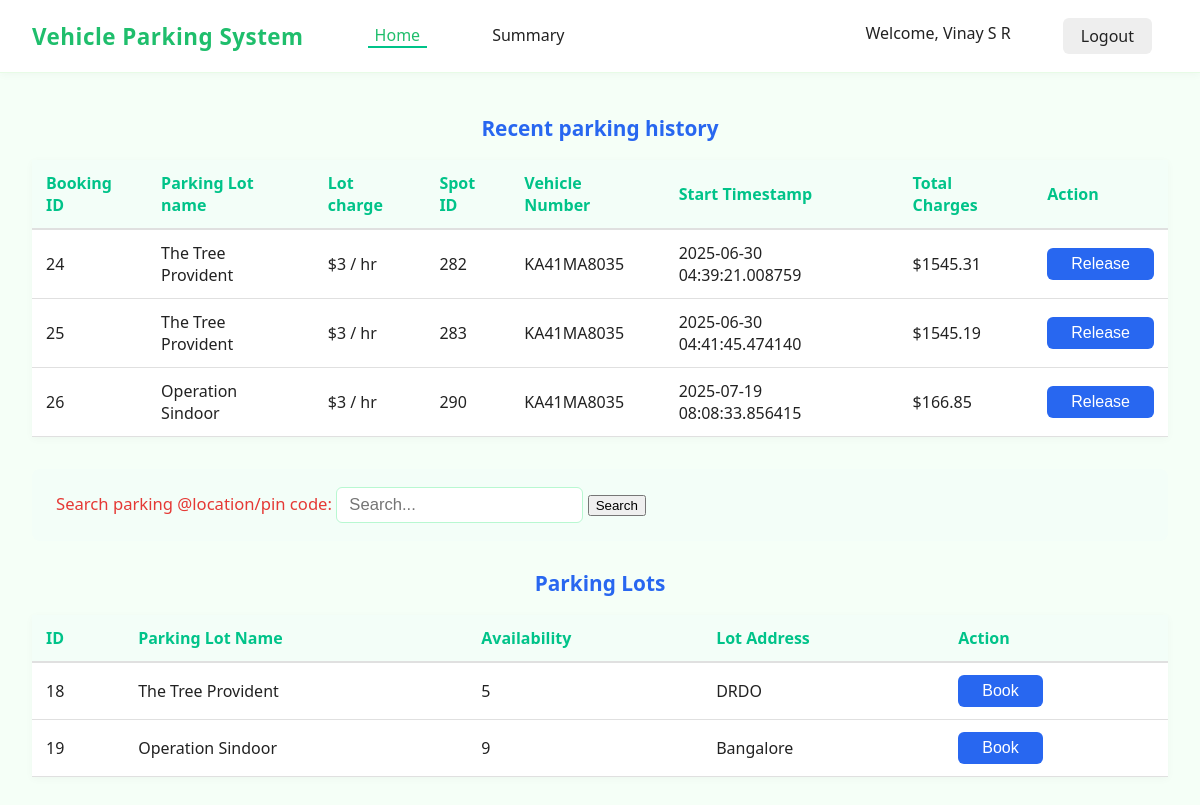
/dashboard/user/6 (signed in), run on the app's committed database.
### models/models.py (models this page shows)
class User(db.Model,UserMixin):
    __tablename__ = 'user'
    id = db.Column(db.Integer, primary_key=True, autoincrement=True)
    email = db.Column(db.Text, unique=True, nullable=False)
    password = db.Column(db.Text, nullable=False)
    full_name = db.Column(db.Text, nullable=False)
    address = db.Column(db.Text, nullable=False)
    pincode = db.Column(db.Text, nullable=False)
    vehicle_number = db.Column(db.Text,nullable=True)
    is_admin=db.Column(db.Text,default="user")

class Parking_lot(db.Model):
    __tablename__='parking_lot'
    lot_id=db.Column(db.Integer,primary_key=True,autoincrement=True)
    owner_id = db.Column(db.Integer, db.ForeignKey('user.id', ondelete='CASCADE'))
    lot_name= db.Column(db.Text,nullable=False,unique=True)
    lot_address=db.Column(db.Text,nullable=False)
    lot_spot_count=db.Column(db.Integer,nullable=False)
    lot_price_per_hour=db.Column(db.Integer,nullable=False)
    owner = db.relationship('User', backref=db.backref('parking_lots', passive_deletes=True))
    spots = db.relationship('Parking_spot', backref='lot', cascade="all, delete", passive_deletes=True)
    bookings = db.relationship('Bookings', back_populates='lot', cascade="all, delete", passive_deletes=True)

class Bookings(db.Model):
    __tablename__ = 'bookings'
    booking_id = db.Column(db.Integer, primary_key=True, autoincrement=True)
    spot_id = db.Column(db.Integer, db.ForeignKey('parking_spot.id'), nullable=False)
    lot_id = db.Column(db.Integer, db.ForeignKey('parking_lot.lot_id'), nullable=False)
    user_id = db.Column(db.Integer, db.ForeignKey('user.id'), nullable=False)
    vehicle_number = db.Column(db.String(20),  db.ForeignKey('user.vehicle_number'), nullable=False)
    start_time = db.Column(db.String, default=datetime.utcnow)
    end_time = db.Column(db.String)
    current_status=db.Column(db.Text)
    spot = db.relationship('Parking_spot', backref='bookings')
    lot = db.relationship('Parking_lot', back_populates='bookings')
    user = db.relationship('User', foreign_keys=[user_id], backref='bookings')

### controllers/controllers.py (the view, shortened to what this page needs)
@main.route("/dashboard/user/<id>",methods=['GET','POST'])
@role_required('user')
@login_required
def user_dashboard(id):
    if request.method=="GET":
        user=User.query.filter(User.id==id).first()
        user_data={
                                "name": user.full_name,
                                "address": user.address,
                                "email": user.email,
                                "pincode": user.pincode,
                                "vehicle_number": user.vehicle_number,
                                "id": user.id
                }
        bookings_by_user=Bookings.query.filter_by(user_id=id,current_status='active').all()
        booking_data={}
        for booking in bookings_by_user:
             lot_charge=Parking_lot.query.filter_by(lot_id=booking.lot_id).first().lot_price_per_hour
             lot_name=Parking_lot.query.filter_by(lot_id=booking.lot_id).first().lot_name
             start_time=booking.start_time
             if isinstance(start_time, str):
                start_time = datetime.datetime.strptime(start_time, "%Y-%m-%d %H:%M:%S.%f")
             booking_data[booking.booking_id]={
                                                    "spot_id": booking.spot_id,
                                                    "lot_id":  booking.lot_id,
                                                    "user_id": booking.user_id,
                                                    "vehicle_number": booking.vehicle_number,
                                                    "start_time": booking.start_time,
                                                    "current_status":booking.current_status,
                                                    "lot_name":lot_name,
                                                    "lot_charge":lot_charge,
                                                    "total_charges": calculate_charges(datetime.datetime.now(),start_time,lot_charge)
                                                 }
        print("booking_data",booking_data)
        parking_locations=Parking_lot.query.all()
        parking_data={}
        for location in parking_locations:
                available_spots=Parking_spot.query.filter_by(lot_id=location.lot_id,is_available="Yes").count()
                parking_data[location.lot_id]={
                                            'lot_name':location.lot_name,
                                            'lot_address':location.lot_address,
                                            'available_spots': available_spots
                }
        print(parking_data)
        return render_template('dashboard_user.html',user_data=user_data, parking_data=parking_data,booking_data=booking_data,id=current_user.id,name=current_user.full_name)

### app.py (called while the page is built)
def create_app():
    app = Flask(__name__, template_folder="templates")
    if os.getenv('ENV', 'development') != "production":
        print("Starting Local Development")
        app.config.from_object(LocalDevelopmentConfig)
    else:
        raise Exception("Currently no production config is setup")
    app.register_blueprint(main)
    db.init_app(app)
    login_manager = LoginManager()
    login_manager.login_view = "main.login"
    login_manager.init_app(app)
    @login_manager.user_loader
    def load_user(user_id):
        return User.query.get(int(user_id))
    return app

### controllers/controllers.py (called while the page is built)
def role_required(required_role):
    def decorator(f):
        @wraps(f)
        def decorated_function(*args, **kwargs):
            if not current_user.is_authenticated:
                flash('Please log in to access this page.', 'warning')
                return redirect(url_for('main.login'))
            if required_role == "admin" and current_user.is_admin != "Yes":
                flash('You do not have permission to access this page.', 'danger')
                return redirect(url_for('main.login'))
            return f(*args, **kwargs)
        return decorated_function
    return decorator

def calculate_charges(end_time,start_time,lot_charges):
        charges= ((end_time-start_time).total_seconds()/3600)*lot_charges
        return round(charges,2)

### templates/dashboard_user.html (shortened to what this page needs)
<!DOCTYPE html>
<html lang="en">
<head>
    <link rel="stylesheet" href="{{ url_for('static', filename='css/dashboard_user_style.css') }}">
</head>
<body>
        <nav class="navbar">
        <div class="navbar-left">
            <span class="brand">Vehicle Parking System</span>
                <a href="{{ url_for ('main.user_dashboard',id=user_data.id) }}" class="nav-link active">Home</a>
                <a href="#" class="nav-link">Summary</a>
        </div>
        <div class="navbar-right">
            <a href="{{ url_for('main.edit_profile',user_id=id )}}" class="welcome" title="Click to edit profile">Welcome, {{ name }}</a>
          <a href="{{ url_for('main.logout') }}" class="logout-btn">Logout</a>
        </div>
        </nav>
    <main>
        <section class="history-section">
            <h2>Recent parking history</h2>
            <table class="stylish-table">
                <thead>
                    <tr>
                        <th>Booking ID</th>
                        <th>Parking Lot name</th>
                        <th> Lot charge</th>
                        <th>Spot ID</th>
                        <th>Vehicle Number</th>
                        <th>Start Timestamp</th>
                        <th>Total Charges</th>
                        <th>Action</th>
                    </tr>
                </thead>
                <tbody>
                   {% if booking_data %}
                        {% for booking_id in booking_data %}
                        <tr>
                            <td>{{ booking_id }}</td>
                            <td>{{ booking_data[booking_id].lot_name }}</td>
                            <td>${{ booking_data[booking_id].lot_charge }} / hr</td>
                            <td>{{ booking_data[booking_id].spot_id }}</td>
                            <td>{{  booking_data[booking_id].vehicle_number }}</td>
                            <td>{{  booking_data[booking_id].start_time }}</td>
                            <td>${{ booking_data[booking_id].total_charges }}</td>
                            {% if booking_data[booking_id].current_status=="active" %}
                            <td><button class="book-btn" onclick="window.location.href='{{ url_for('main.release_spot', user_id=user_data.id, parking_lot_id=booking_data[booking_id].lot_id,spot_id=booking_data[booking_id].spot_id) }}'">Release</button></td>
                            {% endif %}
                        </tr>
                        {% endfor %}
                    {% else %}
                    <tr><td colspan="4">No booking data available.</td></tr>
                    {% endif %}
                </tbody>
            </table>
        </section>
        <section class="search-section">
            <form action="{{ url_for('main.user_dashboard', id=user_data.id) }}" method="post">
            <label for="search">Search parking @location/pin code:</label>
            <input type="text" id="search_location" name="search_location" placeholder="Search..."
            pattern="^[a-zA-Z0-9\s]+$"
            title="Only letters, numbers, and spaces allowed.">
            <button type="submit">Search</button>
            </form>
        </section>
        <section class="lots-section">
            <h2>Parking Lots </h2>
            <table class="stylish-table">
                <thead>
                    <tr>
                        <th>ID</th>
                        <th>Parking Lot Name</th>
                        <th>Availability</th>
                        <th>Lot Address</th>
                        <th>Action</th>
                    </tr>
                </thead>
                <tbody>
                    {% if parking_data %}
                            {% for lot_id, location in parking_data.items() %}
                                <tr>
                                    <td>{{ lot_id }}</td>
                                    <td>{{ location.lot_name }}</td>
                                    <td>{{ location.available_spots }}</td>
                                    <td>{{ location.lot_address }}</td>
                                    <td>
                                        <button class="book-btn" onclick="window.location.href='{{ url_for('main.book_spot', user_id=user_data.id, parking_lot_id=lot_id) }}'">Book</button>
                                    </td>
                                </tr>
                            {% endfor %}
                    {% else %}
                        <tr><td colspan="4">No parking data available.</td></tr>
                    {% endif %}
                </tbody>
            </table>
        </section>
    </main>
</body>
</html>

### static/css/dashboard_user_style.css (style rules this page uses)
body { font-family: 'Segoe UI', Arial, sans-serif; background: #f5fff7; margin: 0; padding: 0; color: #222; }
nav a { text-decoration: none; color: #222; margin: 0 16px; font-weight: 500; padding-bottom: 5px; border-bottom: 2px solid transparent; transition: border 0.2s; }
nav a.active, nav a:hover { border-bottom: 2px solid #00c389; color: #00c389; }
.logout-btn { background: #eee; border: none; border-radius: 6px; padding: 7px 18px; font-size: 1em; cursor: pointer; transition: background 0.2s; }
main { padding: 24px 32px; }
section { margin-bottom: 32px; }
h2 { color: #2867f0; font-size: 1.3em; margin-bottom: 18px; font-weight: 600; text-align: center; }
table { width: 100%; border-collapse: collapse; background: #fff; margin: 0 auto 16px auto; box-shadow: 0 2px 8px rgba(0,0,0,0.03); }
th, td { padding: 12px 14px; text-align: left; }
th { background: #f3fef8; color: #00c389; font-weight: 600; border-bottom: 2px solid #e0e0e0; }
td { border-bottom: 1px solid #e0e0e0; }
.search-section { background: #f3fef8; padding: 18px 24px; border-radius: 8px; margin-bottom: 28px; display: flex; align-items: center; gap: 12px; font-size: 1.04em; }
.search-section label { color: #e53935; font-weight: 500; }
.search-section input[type="text"] { padding: 7px 12px; border: 1px solid #b8f8d1; border-radius: 6px; font-size: 1em; outline: none; min-width: 180px; }
.book-btn { background: #2867f0; color: #fff; border: none; border-radius: 6px; padding: 7px 24px; font-size: 1em; cursor: pointer; transition: background 0.2s; }
.navbar { display: flex; align-items: center; justify-content: space-between; background: #fff; padding: 18px 32px; border-bottom: 1px solid #e7fbe6; box-shadow: 0 2px 8px rgba(0,0,0,0.03); }
.navbar-left { display: flex; align-items: center; gap: 26px; }
.brand { color: #1fbe6c; font-size: 1.4rem; font-weight: 700; margin-right: 22px; letter-spacing: 0.5px; }
.nav-link { color: #222; text-decoration: none; font-weight: 500; padding: 0 7px; transition: color 0.2s; }
.nav-link.active, .nav-link:hover { color: #1fbe6c; }
.navbar-right { display: flex; align-items: center; gap: 20px; }

### data on the page
User: full_name "Vinay S R"
Parking_lot: lot_name "The Tree Provident" "The Tree Provident", lot_name "The Tree Provident", lot_address "DRDO"
Bookings: spot "282", vehicle_number "KA41MA8035", start_time "2025-06-30 04:39:21.008759"
Bookings: spot "283", vehicle_number "KA41MA8035", start_time "2025-06-30 04:41:45.474140"
Parking_lot: lot_name "Operation Sindoor", lot_name "Operation Sindoor", lot_address "Bangalore"
Bookings: spot "290", vehicle_number "KA41MA8035", start_time "2025-07-19 08:08:33.856415"

### other printed values
{{ booking_id }} "24" "25" "26"
{{ booking_data[booking_id].lot_charge }} "3" "3" "3"
{{ booking_data[booking_id].total_charges }} "1545.31" "1545.19" "166.85"
{{ lot_id }} "18" "19"
{{ location.available_spots }} "5" "9"
